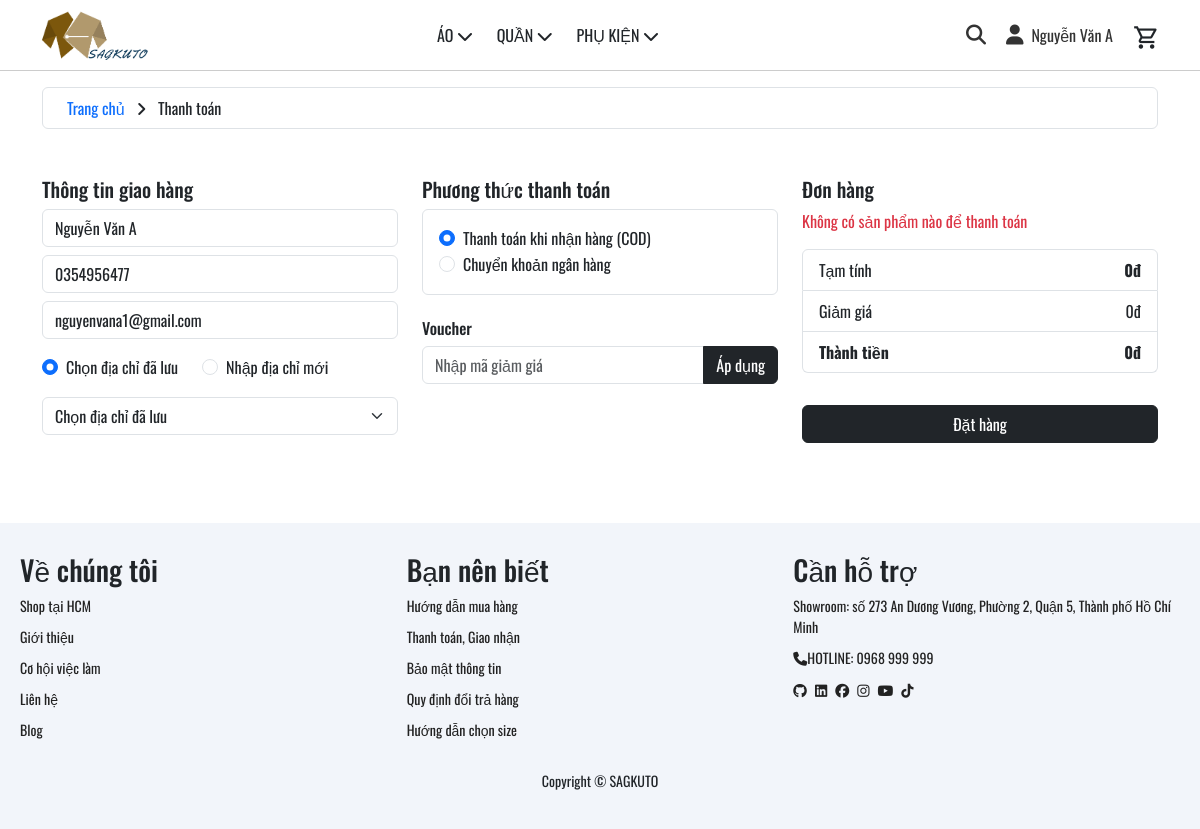
/index.php?page=pay (signed in), run on the app's committed database.
### tables this page shows
CREATE TABLE `users` (
  `user_id` int(11) NOT NULL,
  `name` varchar(100) NOT NULL,
  `password` varchar(255) NOT NULL,
  `email` varchar(100) DEFAULT NULL,
  `phone` varchar(20) DEFAULT NULL,
  `role_id` int(11) DEFAULT NULL,
  `status` tinyint(4) DEFAULT 1,
  `otp` varchar(6) DEFAULT NULL,
  `otp_expired_at` datetime DEFAULT NULL
);

CREATE TABLE `payment_method` (
  `payment_method_id` int(11) NOT NULL,
  `name` varchar(100) NOT NULL,
  `is_deleted` tinyint(1) NOT NULL DEFAULT 0
);

### database/DBConnection.php (called while the page is built, shortened)
<?php
class DBConnect
{
    private static $instance = null;
    private $pdo;
    private $host = 'localhost';
    private $dbname = 'db_web_quanao';
    private $username = 'root';
    private $password = '';
    private function __construct()
    {
        try {
            $this->pdo = new PDO(
                "mysql:host={$this->host};dbname={$this->dbname};charset=utf8",
                $this->username,
                $this->password
            );
            $this->pdo->setAttribute(PDO::ATTR_ERRMODE, PDO::ERRMODE_EXCEPTION);
            $this->pdo->setAttribute(PDO::ATTR_DEFAULT_FETCH_MODE, PDO::FETCH_ASSOC);
        } catch (PDOException $e) {
            die("Kết nối thất bại: " . $e->getMessage());
        }
    }
    public static function getInstance()
    {
        if (self::$instance === null) {
            self::$instance = new DBConnect();
        }
        return self::$instance;
    }
    public function select($sql, $params = [])
    {
        $stmt = $this->pdo->prepare($sql);
        $stmt->execute($params);
        return $stmt->fetchAll();
    }
    public function selectOne($sql, $params = [])
    {
        $stmt = $this->pdo->prepare($sql);
        $stmt->execute($params);
        return $stmt->fetch();
    }
}

### layout/pay.php (the view, shortened to what this page needs)
<?php
require_once './database/DBConnection.php';
$db = DBConnect::getInstance();
$user_id = $_SESSION['user_id'] ?? null;
$user = ['name' => '', 'phone' => '', 'email' => ''];
if ($user_id) {
  $user = $db->selectOne("SELECT name, phone, email FROM users WHERE user_id = ?", [$user_id]);
}
$payment_methods = $db->select("SELECT * FROM payment_method", []);
?>
<!DOCTYPE html>
<html lang="vi">
<head>
  <link rel="stylesheet" href="./assets/css/pay.css">
  <link href="https://cdn.jsdelivr.net/npm/bootstrap@5.3.3/dist/css/bootstrap.min.css" rel="stylesheet">
  <link rel="stylesheet" href="./assets/fonts/font.css">
  <link rel="stylesheet" href="./assets/css/footer.css">
  <link href="https://cdnjs.cloudflare.com/ajax/libs/font-awesome/6.7.2/css/all.min.css" rel="stylesheet">
</head>
<body>
  <div class="container-md mt-3">
    <div class="border rounded py-2 px-4 d-flex align-items-center">
      <div class="me-auto">
        <p class="mb-0">
          <a href="index.php" class="text-decoration-none link-primary">Trang chủ</a>
          <span class="mx-2"><i class="fa-solid fa-angle-right"></i></span>
          <span class="text-dark">Thanh toán</span>
        </p>
      </div>
    </div>
  </div>
  <div class="container my-5">
    <div class="row">
      <div class="col-lg-4 mb-4">
        <h5>Thông tin giao hàng</h5>
        <form id="shipping-form" novalidate>
          <div class="mb-2">
            <input type="text" class="form-control" id="name" name="name" placeholder="Họ và tên" required
              value="<?= htmlspecialchars($user['name'] ?? '') ?>">
          </div>
          <div class="mb-2">
            <input type="tel" class="form-control" id="sdt" name="phone" placeholder="Số điện thoại" required
              value="<?= htmlspecialchars($user['phone'] ?? '') ?>">
          </div>
          <div class="mb-3">
            <input type="email" class="form-control" id="email" name="email" placeholder="Email" required
              value="<?= htmlspecialchars($user['email'] ?? '') ?>">
          </div>
          <div class="mb-3 d-flex">
            <div class="form-check me-4">
              <input class="form-check-input" type="radio" name="address_option" id="addr_saved" value="saved" checked>
              <label class="form-check-label" for="addr_saved">Chọn địa chỉ đã lưu</label>
            </div>
            <div class="form-check">
              <input class="form-check-input" type="radio" name="address_option" id="addr_new" value="new">
              <label class="form-check-label" for="addr_new">Nhập địa chỉ mới</label>
            </div>
          </div>
          <div id="saved-container" class="mb-3">
            <select id="saved-address" class="form-select">
              <option value="" selected disabled>Chọn địa chỉ đã lưu</option>
            </select>
          </div>
        </form>
      </div>
      <div class="col-lg-4 mb-4">
        <h5>Phương thức thanh toán</h5>
        <div class="border p-3 rounded">
          <?php foreach ($payment_methods as $method): ?>
            <div class="form-check">
              <input class="form-check-input" type="radio" name="payment_method" id="pm<?= $method['payment_method_id'] ?>" value="<?= $method['payment_method_id'] ?>" <?= $method['payment_method_id'] == 1 ? 'checked' : '' ?> required>
              <label class="form-check-label" for="pm<?= $method['payment_method_id'] ?>">
                <?= htmlspecialchars($method['name']) ?>
              </label>
            </div>
          <?php endforeach; ?>
        </div>
        <h6 class="mt-4 d-flex justify-content-between">Voucher</h6>
        <div class="input-group">
          <input type="text" class="form-control" placeholder="Nhập mã giảm giá" id="voucher-code">
          <button class="btn btn-dark" id="apply-voucher-btn">Áp dụng</button>
        </div>
      </div>
      <div class="col-lg-4 order-summary">
        <h5>Đơn hàng</h5>
        <div id="order-items"></div>
        <ul class="list-group mt-3">
          <li class="list-group-item d-flex justify-content-between">
            <span>Tạm tính</span>
            <strong id="subtotal">0đ</strong>
          </li>
          <li class="list-group-item d-flex justify-content-between">
            <span>Giảm giá</span>
            <span id="discountAmount">0đ</span>
          </li>
          <li class="list-group-item d-flex justify-content-between">
            <strong>Thành tiền</strong>
            <strong id="total">0đ</strong>
          </li>
        </ul>
        <button id="btnPay" class="btn btn-dark w-100 mt-3" onclick="submitOrder()">
          Đặt hàng
        </button>
      </div>
    </div>
  </div>
</body>
</html>

### layout/header.php (shortened to what this page needs)
<?php
require_once __DIR__ . '/../database/DBConnection.php';
$db = DBConnect::getInstance();
$categories = $db->select('SELECT * FROM categories', []);
$menu = [
	['label' => 'ÁO',        'subs' => []],
	['label' => 'QUẦN',      'subs' => []],
	['label' => 'PHỤ KIỆN',  'subs' => []],
];
foreach ($categories as $cat) {
	$nameLower = mb_strtolower($cat['name'], 'UTF-8');
	$item = [
		'id'    => $cat['category_id'],
		'label' => $cat['name'],
	];
	if (strpos($nameLower, 'áo') !== false) {
		$menu[0]['subs'][] = $item;
	} elseif (strpos($nameLower, 'quần') !== false) {
		$menu[1]['subs'][] = $item;
	} elseif (strpos($nameLower, 'phụ kiện') !== false) {
		$menu[2]['subs'][] = $item;
	}
}
$user = null;
if (!empty($_SESSION['user_id'])) {
    $user = $db->selectOne(
        'SELECT user_id, name, role_id FROM users WHERE user_id = ?',
        [$_SESSION['user_id']]
    );
}
?>
<link rel="stylesheet" href="../assets/css/basic_search.css">
<header class="header">
	<div class="logo_header">
		<a href="/index.php">
			<img src="/assets/img/logo_favicon/logo.png" alt="SAGKUTO Logo">
		</a>
	</div>
	<nav class="menu_header">
		<ul class="mb-0">
			<?php foreach ($menu as $item): ?>
				<li>
					<span class="menu-title">
						<?= htmlspecialchars($item['label'], ENT_QUOTES) ?>
						<?php if (!empty($item['subs'])): ?>
							<i class="fa-solid fa-chevron-down"></i>
						<?php endif; ?>
					</span>
				</li>
			<?php endforeach; ?>
		</ul>
	</nav>
	<div class="icon-group">
		<a href="#" class="icon" id="openSearch">
			<i class="fa-solid fa-magnifying-glass"></i>
		</a>
		<?php if ($user): ?>
			<a href="/index.php?page=taikhoan" class="icon account-link">
				<i class="fa-solid fa-user"></i>
				<span><?= htmlspecialchars($user['name'], ENT_QUOTES) ?></span>
			</a>
		<?php endif; ?>
		<div class="position-relative" style="margin-top: 10px;">
			<a href="javascript:void(0);" id="toggle-cart" title="Giỏ hàng" class="text-dark">
				<span class="material-symbols-outlined" style="font-size: 27px;">
				</span>
			</a>
		</div>
	</div>
</header>

### assets/css/header.css (style rules this page uses)
.header { display: flex; justify-content: space-between; align-items: center; padding: 10px 40px; border-bottom: 1px solid #ccc; top: 0; position: sticky; z-index: 9999; background-color: #FFFFFF; position: relative; }
.logo_header img { height: 50px; display: block; }
.menu_header { position: static; display: block; }
.menu_header ul { list-style: none; padding: 0; margin: 0; }
.menu_header ul li { position: relative; display: inline-block; margin-right: 20px; }
.icon-group { display: flex; align-items: center; gap: 20px; font-size: 18px; color: black; position: relative; }
.icon { color: #333; font-size: 20px; text-decoration: none; display: flex; align-items: center; gap: 8px; transition: color 0.2s; }
.icon i { line-height: 1; vertical-align: middle; }
.icon.account-link span { font-size: 16px; line-height: 1; }
.icon.account-link i { font-size: 20px; }

### assets/css/basic_search.css (style rules this page uses)
body *:not(input):not(textarea):not(select) { caret-color: transparent !important; user-select: none !important; }

### data on the page
users: name "Nguyễn Văn A", phone "0354956477", email "nguyenvana1@gmail.com"
payment_method: payment_method_id "☑ Thanh toán khi nhận hàng (COD)", name "Thanh toán khi nhận hàng (COD)"
payment_method: payment_method_id "☐ Chuyển khoản ngân hàng", name "Chuyển khoản ngân hàng"

### other printed values
$item['label'] "ÁO"
$item['label'] "QUẦN"
$item['label'] "PHỤ KIỆN"
